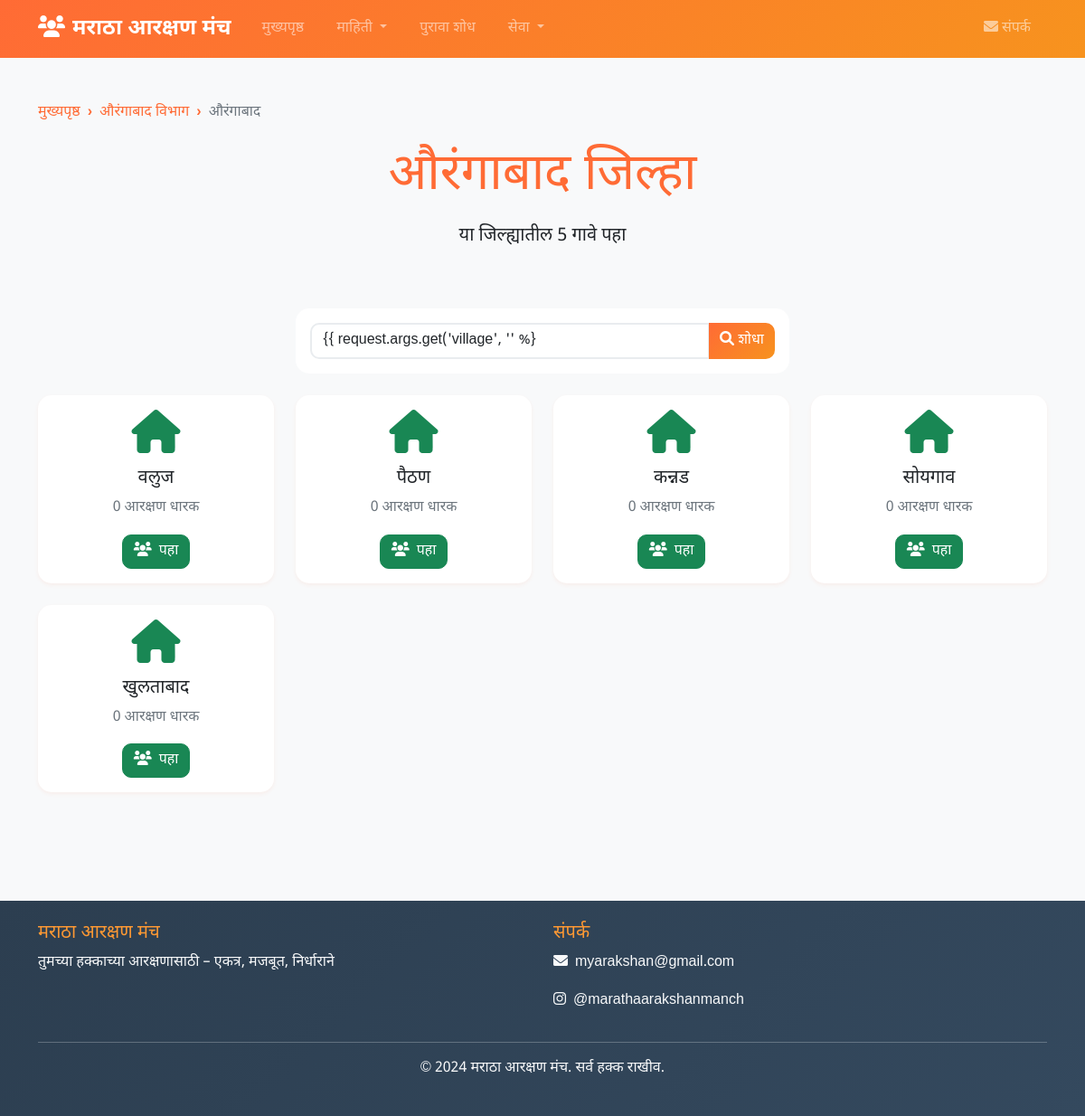
/district/1/, run on the app's committed database.
### core/models.py (models this page shows, shortened)
class District(models.Model):
    name = models.CharField(max_length=100, verbose_name="जिल्ह्याचे नाव")
    division = models.ForeignKey(Division, on_delete=models.CASCADE, related_name='districts', verbose_name="विभाग")
    class Meta:
        verbose_name = "जिल्हा"
        verbose_name_plural = "जिल्हे"
        db_table = "district"

class Division(models.Model):
    name = models.CharField(max_length=100, verbose_name="विभागाचे नाव")
    class Meta:
        verbose_name = "विभाग"
        verbose_name_plural = "विभाग"
        db_table = "division"

class Village(models.Model):
    name = models.CharField(max_length=100, verbose_name="गावाचे नाव")
    district = models.ForeignKey(District, on_delete=models.CASCADE, related_name='villages', verbose_name="जिल्हा")
    class Meta:
        verbose_name = "गाव"
        verbose_name_plural = "गावे"
        db_table = "village"

### core/views.py (the view)
# urls.py: path('district/<int:district_id>/', views.view_district, name='view_district'),
def view_district(request, district_id):
    district = get_object_or_404(District, id=district_id)
    villages = Village.objects.filter(district=district)
    return render(request, 'district.html', {
        'district': district,
        'villages': villages
    })

### templates/district.html (shortened to what this page needs)
{% extends "base.html" %}
{% load static %}
{% block content %}
<div class="container py-5">
    <nav aria-label="breadcrumb" class="mb-4">
        <ol class="breadcrumb">
            <li class="breadcrumb-item"><a href="{% url 'core:home' %}">मुख्यपृष्ठ</a></li>
            <li class="breadcrumb-item"><a href="{% url 'core:view_division' district.division.id %}">{{ district.division.name }}</a></li>
            <li class="breadcrumb-item active" aria-current="page">{{ district.name }}</li>
        </ol>
    </nav>
    <div class="row mb-5">
        <div class="col-12 text-center">
            <h1 class="display-4 text-primary mb-3">{{ district.name }} जिल्हा</h1>
            <p class="lead">या जिल्ह्यातील {{ villages|length }} गावे पहा</p>
        </div>
    </div>
    <div class="row mb-4">
        <div class="col-md-6 mx-auto">
            <div class="card">
                <div class="card-body">
                    <form action="{% url 'core:search' %}" method="GET">
                        <div class="input-group">
                            <input type="text" class="form-control" name="village" placeholder="गावाचे नाव शोधा..." value="{{ request.args.get('village', '' %}">
                            <button class="btn btn-primary" type="submit">
                                <i class="fas fa-search"></i> शोधा
                            </button>
                        </div>
                    </form>
                </div>
            </div>
        </div>
    </div>
    <div class="row">
        {% for village in villages %}
        <div class="col-lg-3 col-md-4 col-sm-6 mb-4">
            <div class="card h-100 shadow-sm hover-card">
                <div class="card-body text-center">
                    <i class="fas fa-home fa-3x text-success mb-3"></i>
                    <h5 class="card-title">{{ village.name }}</h5>
                    <p class="card-text text-muted">{{ village.people|length }} आरक्षण धारक</p>
                    <a href="{% url 'core:view_village' village.id %}" class="btn btn-success">
                        <i class="fas fa-users me-2"></i>पहा
                    </a>
                </div>
            </div>
        </div>
        {% endfor %}
    </div>
</div>
{% endblock %}

### static/css/style.css (style rules this page uses)
body { font-family: 'Noto Sans Devanagari', 'Arial', sans-serif; line-height: 1.6; background-color: #f8f9fa; }
:root { --primary-color: #ff6b35; --secondary-color: #004e89; --success-color: #28a745; --warning-color: #ffc107; --danger-color: #dc3545; --info-color: #17a2b8; --orange-gradient: linear-gradient(135deg, #ff6b35 0%, #f7931e 100%); --saffron-color: #ff9933; --white-color: #ffffff; --green-color: #138808; }
.btn-primary { background: var(--orange-gradient); border-color: var(--primary-color); border: none; }
.text-primary { color: var(--primary-color) !important; }
.card { border: none; border-radius: 15px; transition: all 0.3s ease; }
.btn { border-radius: 10px; font-weight: 500; transition: all 0.3s ease; }
.card-body i { transition: transform 0.3s ease; }
.form-control { border-radius: 10px; border: 2px solid #e9ecef; transition: all 0.3s ease; }
.breadcrumb { background-color: transparent; padding: 0; }
.breadcrumb-item + .breadcrumb-item::before { content: "›"; color: var(--primary-color); font-weight: bold; }
.breadcrumb-item a { color: var(--primary-color); text-decoration: none; }
.shadow-sm { box-shadow: 0 0.125rem 0.25rem rgba(255, 107, 53, 0.075) !important; }

### data on the page
District: division.name "औरंगाबाद विभाग", name "औरंगाबाद"
Village: name "वलुज", people|length "0"
Village: name "पैठण", people|length "0"
Village: name "कन्नड", people|length "0"
Village: name "सोयगाव", people|length "0"
Village: name "खुलताबाद", people|length "0"

### other printed values
{{ villages|length }} "5"
